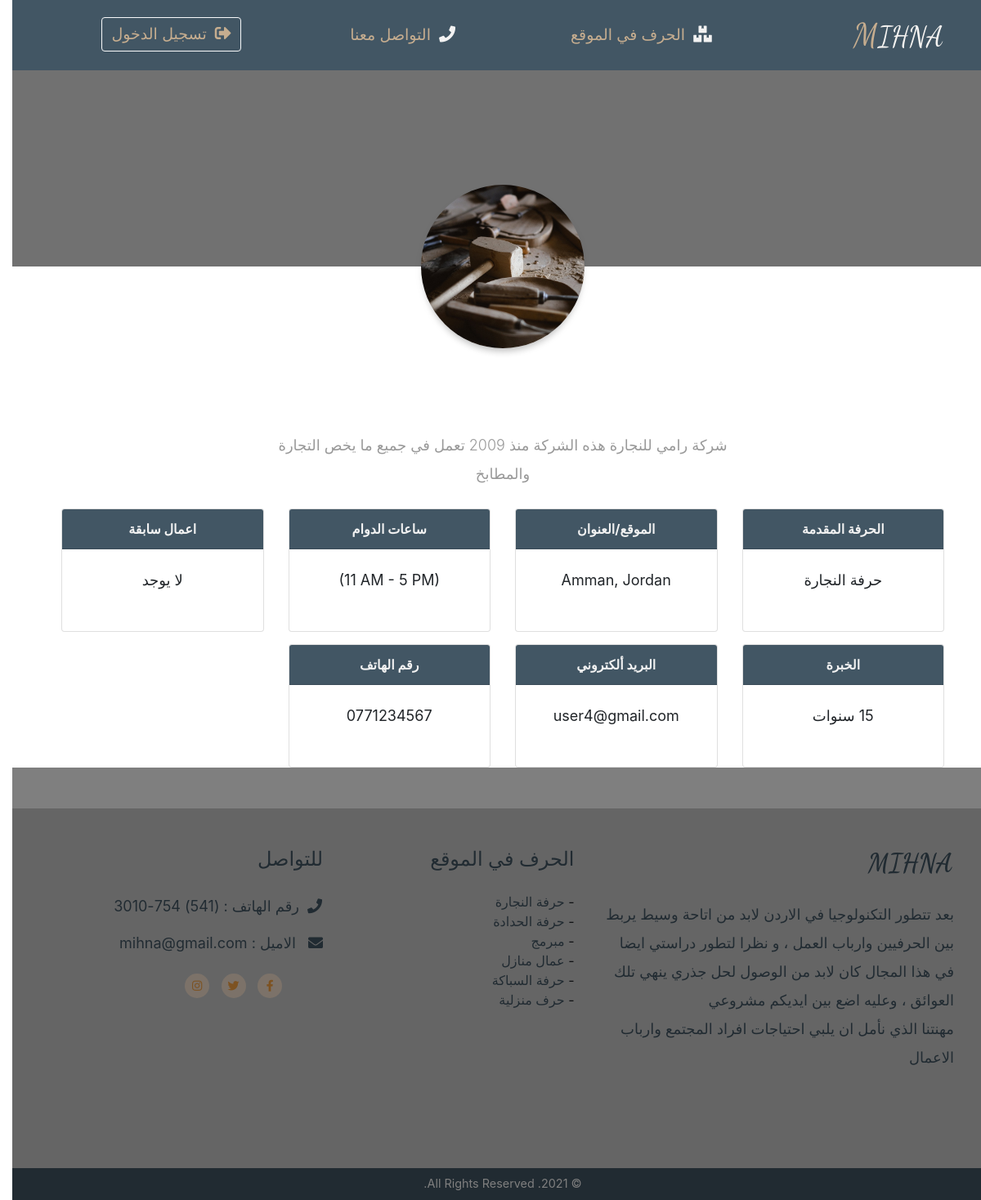
The page /details.php?id=8 on the database its author committed.
### tables this page shows
CREATE TABLE `crafts` (
  `id` int(11) NOT NULL,
  `name` varchar(255) NOT NULL,
  `experience` varchar(255) NOT NULL,
  `start_work` varchar(255) NOT NULL,
  `end_work` varchar(255) NOT NULL,
  `address` varchar(255) NOT NULL,
  `previous_jobs` varchar(255) NOT NULL,
  `notes` varchar(255) NOT NULL,
  `phone_number` varchar(255) NOT NULL,
  `email` varchar(255) NOT NULL,
  `category_id` int(11) NOT NULL,
  `user_id` int(11) NOT NULL,
  `image` varchar(255) NOT NULL
);

CREATE TABLE `categories` (
  `id` int(11) NOT NULL,
  `name` varchar(255) NOT NULL,
  `image` varchar(255) NOT NULL
);

### details.php (the view, shortened to what this page needs)
 <?php
   include "include/init.php";
   include "include/header.php";
   include "include/nav.php";
    $id = $_GET['id'];
    $stmt = $connect->prepare("SELECT crafts.*, categories.name as categoryName FROM crafts INNER JOIN categories ON categories.id = crafts.category_id WHERE crafts.id = ?");
    $stmt->execute([$id]);
    $crafts = $stmt->fetch();
 ?>
    <div class="profile-page">
        <div class="page-header header-filter" style="background-color:#cccccc87;"></div>
        <div class="main main-raised">
            <div class="profile-content">
                <div class="container">
                    <div class="row">
                        <div class="col-md-6 ml-auto mr-auto">
                           <div class="profile">
                                <div class="container-img-details">
                                    <img src="img/<?= $crafts['image'] ?>" alt="Circle Image" class="img-raised">
                                </div>
                            </div>
                        </div>
                    </div>
                    <div class="description text-center">
                        <p><?= $crafts['notes'] ?></p>
                    </div>
                       <div class="container">
                           <div class="row">
                           <div class="col-md-3">
                                   <div class="card details-containers">
                                     <div class="card-header details-header">الحرفة المقدمة</div>
                                            <div class="card-body details-body">
                                                <p class="card-text"><?= $crafts['categoryName'] ?></p>
                                            </div>
                                     </div>
                               </div>
                               <div class="col-md-3">
                                   <div class="card details-containers">
                                     <div class="card-header details-header">الموقع/العنوان</div>
                                            <div class="card-body details-body">
                                                <p class="card-text"><?= $crafts['address'] ?></p>
                                            </div>
                                     </div>
                               </div>
                               <div class="col-md-3">
                                   <div class="card  details-containers">
                                     <div class="card-header details-header">ساعات الدوام</div>
                                            <div class="card-body details-body">
                                                <p class="card-text inputdirection text-center">(<?= $crafts['start_work'] ?> - <?= $crafts['end_work'] ?>)</p>
                                            </div>
                                     </div>
                               </div>
                               <div class="col-md-3">
                                   <div class="card  details-containers">
                                     <div class="card-header details-header">اعمال سابقة</div>
                                            <div class="card-body details-body">
                                                <p class="card-text"><?= empty($crafts['previous_jobs']) ? "لا يوجد" : $crafts['previous_jobs'] ?></p>
                                            </div>
                                     </div>
                               </div>
                               <div class="col-md-3">
                                   <div class="card  details-containers">
                                     <div class="card-header details-header">الخبرة</div>
                                            <div class="card-body details-body">
                                                <p class="card-text"><?= $crafts['experience'] ?></p>
                                            </div>
                                     </div>
                               </div>
                               <div class="col-md-3">
                                   <div class="card  details-containers">
                                     <div class="card-header details-header">البريد ألكتروني</div>
                                            <div class="card-body details-body">
                                                <p class="card-text"><?= $crafts['email'] ?></p>
                                            </div>
                                     </div>
                               </div>
                               <div class="col-md-3">
                                   <div class="card  details-containers">
                                     <div class="card-header details-header">رقم الهاتف</div>
                                            <div class="card-body details-body">
                                                <p class="card-text"><?= $crafts['phone_number'] ?></p>
                                            </div>
                                     </div>
                               </div>
                           </div>
                       </div>
           </div>
     </div>
</div>
<?php include "include/footer.php"; ?>

### layout/css/main.css (style rules this page uses)
:root { --main--color: #425664; --second--color: #C6AD8F; --White--color: #f2f2f2; --selver--color:#F6F4F2; }
body { direction: rtl;text-align: right;overflow-x: hidden; }
.inputdirection { direction: ltr; text-align: right; }
*,:after,:before { box-sizing:border-box }
.profile-page .page-header { height: 380px;background-position:center; }
.profile-page .page-header { height: 30vh; background-size: cover; margin: 0; padding: 0; border: 0; display: flex; align-items: center; }
.profile-page .header-filter:after, .header-filter:before { position: absolute; z-index: 1; width: 100%; height: 100%; display: block; left: 0; top: 0; content: ""; }
.profile-page .header-filter::before { background: rgba(0,0,0,.5); }
.profile-page .main { background: #FFF;position: relative;z-index: 3; }
.profile-page .profile { text-align: center; }
.profile-page .container-img-details { width: 200px;height: 200px;margin: auto; }
.profile-page .profile img { width: 100%; height: 100%; object-fit: cover; border-radius: 50%!important; transform: translate3d(0,-50%,0); }
.profile-page .img-raised { box-shadow: 0 5px 15px -8px rgba(0,0,0,.24), 0 8px 10px -5px rgba(0,0,0,.2); }
.profile-page .description { margin: 0.071rem auto 0;max-width: 600px;color: #999;font-weight: 300; }
.profile-page p { font-size: 18px;line-height: 35px;margin: 0 0 10px; }
.details-containers { text-align:center;margin-top: 15px; }
.details-containers .details-header { background-color:var(--main--color);color:var(--White--color);font-weight: bold; }
.details-containers .details-body { height:100px;overflow:hidden; }

### rows shown on the page
crafts: image (picture), notes "شركة رامي للنجارة هذه الشركة منذ 2009 تعمل في جميع ما يخص التجارة والمطابخ", category.name "حرفة النجارة", address "Amman, Jordan", start_work "11 AM", end_work "5 PM", experience "15 سنوات", email "user4@gmail.com", phone_number "0771234567"
